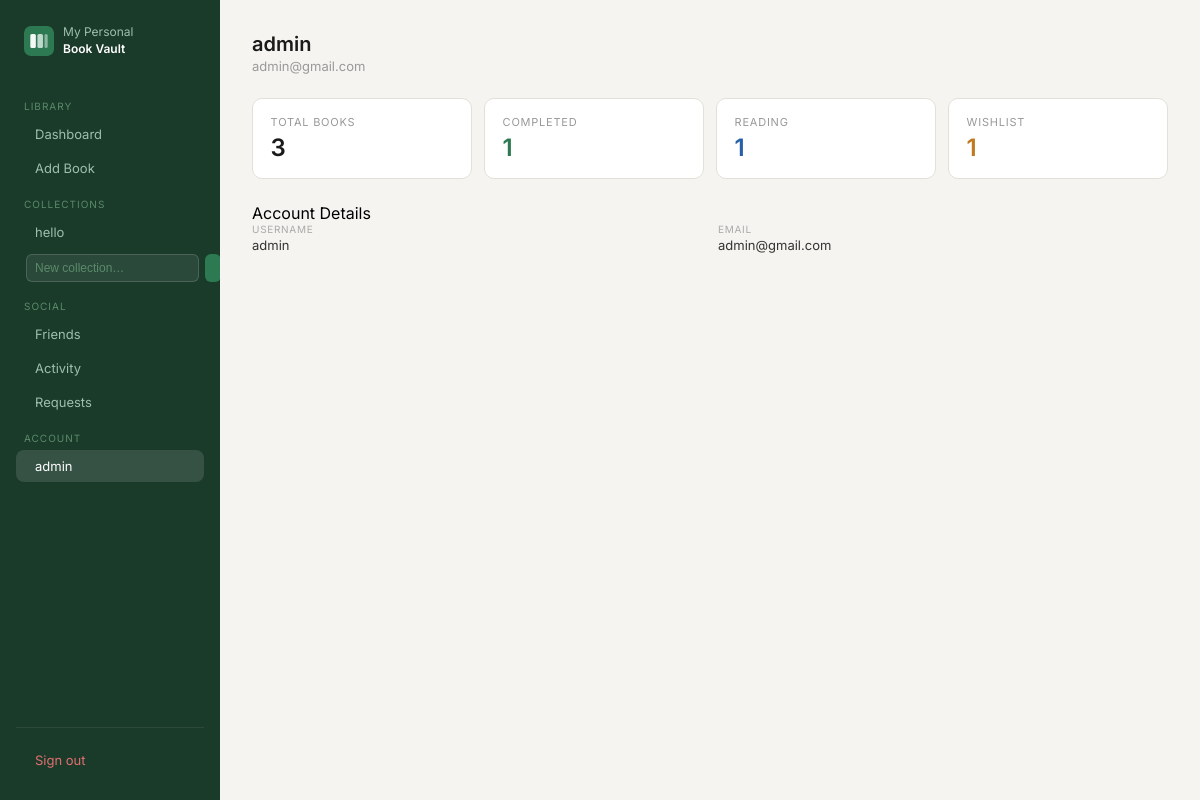
Page /book/profile (signed in) on the committed database.
### app/blueprints/collection/modules.py (models this page shows, shortened)
class Collection(db.Model):
    __tablename__="collection"
    cid=db.Column(db.Integer,primary_key=True)
    pid=db.Column(db.Integer,db.ForeignKey("credential.pid"),nullable=False)
    collection_name=db.Column(db.String(100),nullable=False)
    create_at=db.Column(db.DateTime,default=datetime.utcnow)
    user_books = db.relationship("Userbook", back_populates="collection")
    __table_args__=(db.UniqueConstraint("pid","collection_name",name="unique_collection"),)

### app/blueprints/auth/modules.py (models this page shows, shortened)
class Credential(db.Model,UserMixin):
    __tablename__='credential'
    pid=db.Column(db.Integer,primary_key=True)
    email=db.Column(db.String(255),nullable=False,unique=True)
    username=db.Column(db.String(100),nullable=False,unique=True)
    password=db.Column(db.String(100),nullable=False)
    history = db.relationship("History",  back_populates="user")
    user_books = db.relationship("Userbook", back_populates="user")

### app/blueprints/book/routes.py (the view)
@book.route('/profile')
@login_required
def profile():
    total     = Userbook.query.filter_by(pid=current_user.pid).count()
    completed = Userbook.query.filter_by(pid=current_user.pid, status="Completed").count()
    reading   = Userbook.query.filter_by(pid=current_user.pid, status="Reading").count()
    wishlist  = Userbook.query.filter_by(pid=current_user.pid, status="Wishlist").count()
    return render_template("book/profile.html",
                           total=total, completed=completed,
                           reading=reading, wishlist=wishlist)

### app/blueprints/book/templates/book/profile.html (shortened to what this page needs)
{% extends "book/base.html" %}
{% block content %}
<div class="page-header">
  <div>
    <h1 class="page-title">{{ current_user.username }}</h1>
    <p class="page-sub">{{ current_user.email }}</p>
  </div>
</div>
<div class="stats">
  <div class="stat-card">
    <p class="stat-label">Total Books</p>
    <p class="stat-val">{{ total }}</p>
  </div>
  <div class="stat-card">
    <p class="stat-label">Completed</p>
    <p class="stat-val green">{{ completed }}</p>
  </div>
  <div class="stat-card">
    <p class="stat-label">Reading</p>
    <p class="stat-val blue">{{ reading }}</p>
  </div>
  <div class="stat-card">
    <p class="stat-label">Wishlist</p>
    <p class="stat-val amber">{{ wishlist }}</p>
  </div>
</div>
<div class="form-wrap" style="margin-top:1.5rem;">
  <p class="form-title">Account Details</p>
  <div class="book-details-grid">
    <div class="book-detail-item">
      <span class="detail-label">Username</span>
      <span>{{ current_user.username }}</span>
    </div>
    <div class="book-detail-item">
      <span class="detail-label">Email</span>
      <span>{{ current_user.email }}</span>
    </div>
  </div>
</div>
{% endblock %}

### app/blueprints/book/templates/book/base.html (shortened to what this page needs)
<!DOCTYPE html>
<html lang="en">
<head>
  <link rel="stylesheet" type="text/css" href="/css/style.css">
  <link rel="stylesheet" href="https://cdn.jsdelivr.net/npm/@tabler/icons-webfont@latest/tabler-icons.min.css">
</head>
<body class="app-body">
  <div class="app-layout">
    <aside class="sidebar">
      <div class="sidebar-brand">
        <span class="sidebar-brand-name">My Personal<br><strong>Book Vault</strong></span>
      </div>
      <span class="nav-section">Library</span>
      <a href="{{ url_for('book.home') }}"
         class="nav-item {% if request.endpoint == 'book.home' %}active{% endif %}">
         Dashboard
      </a>
      <a href="{{ url_for('book.book_add') }}"
         class="nav-item {% if request.endpoint == 'book.book_add' %}active{% endif %}">
         Add Book
      </a>
      <span class="nav-section">Collections</span>
{% for col in collections %}
<a href="{{ url_for('collection.collection_detail', cid=col.cid) }}"
   class="nav-item {% if request.endpoint == 'collection.collection_detail' and request.view_args.get('cid')|int == col.cid %}active{% endif %}">
   {{ col.collection_name }}
</a>
{% else %}
<span class="nav-empty">No collections yet</span>
{% endfor %}
<form method="POST" action="{{ url_for('collection.create_collection') }}" style="padding: 4px 10px;">
  <div class="input-wrap" style="display:flex;gap:6px;">
    <input type="text" name="collection_name" placeholder="New collection…"
           class="nav-input" required>
    <button type="submit" class="nav-create-btn">
    </button>
  </div>
</form>
<span class="nav-section">Social</span>
<a href="{{ url_for('friends.friends_list') }}"
   class="nav-item {% if request.endpoint and request.endpoint.startswith('friends.') %}active{% endif %}">
   Friends
</a>
<a href="{{ url_for('friends.activity_feed') }}"
   class="nav-item {% if request.endpoint == 'friends.activity_feed' %}active{% endif %}">
   Activity
</a>
<a href="{{ url_for('friends.requests_page') }}"
   class="nav-item {% if request.endpoint == 'friends.requests_page' %}active{% endif %}">
   Requests
</a>
      <span class="nav-section">Account</span>
<a href="{{ url_for('book.profile') }}"
   class="nav-item {% if request.endpoint == 'book.profile' %}active{% endif %}">
  {{ current_user.username }}
</a>
      <div class="sidebar-footer">
        <a href="{{ url_for('book.logout') }}" class="nav-item nav-item-danger">
           Sign out
        </a>
      </div>
    </aside>
    <main class="main-content">
      {% block content %}{% endblock %}
    </main>
  </div>
</body>
</html>

### app/static/css/style.css (style rules this page uses)
*, *::before, *::after { box-sizing: border-box; margin: 0; padding: 0; }
body { font-family: 'Inter', system-ui, sans-serif; background: linear-gradient(135deg, #e8f5f0 0%, #f0f4f8 50%, #eaf0f8 100%); min-height: 100vh; -webkit-font-smoothing: antialiased; }
.input-wrap { position: relative; }
.page-header { display: flex; align-items: center; justify-content: space-between; margin-bottom: 1.5rem; }
.page-title { font-size: 20px; font-weight: 600; color: #1a1a1a; }
.page-sub { font-size: 13px; color: #999; margin-top: 2px; }
.stats { display: grid; grid-template-columns: repeat(4, 1fr); gap: 12px; margin-bottom: 1.25rem; }
.stat-card { background: #fff; border-radius: 10px; border: 0.5px solid #e2e0d8; padding: 1rem 1.1rem; }
.stat-label { font-size: 11px; color: #999; text-transform: uppercase; letter-spacing: 0.07em; margin-bottom: 4px; }
.stat-val { font-size: 24px; font-weight: 600; color: #1a1a1a; }
.stat-val.green { color: #2d7a52; }
.stat-val.amber { color: #c07a20; }
.stat-val.blue { color: #2860a8; }
.app-body { background: #f5f4f0; margin: 0; min-height: 100vh; }
.app-layout { display: flex; min-height: 100vh; }
.sidebar { width: 220px; flex-shrink: 0; background: #1a3a2a; padding: 1.5rem 1rem; display: flex; flex-direction: column; gap: 2px; position: fixed; top: 0; left: 0; height: 100vh; overflow-y: auto; }
.sidebar-brand { display: flex; align-items: center; gap: 9px; margin-bottom: 1.75rem; padding: 0 0.5rem; }
.sidebar-brand-name { font-size: 12px; font-weight: 400; color: #9dbfad; line-height: 1.4; }
.sidebar-brand-name strong { color: #fff; font-weight: 600; }
.nav-section { font-size: 10px; color: #5a8a6a; text-transform: uppercase; letter-spacing: 0.1em; padding: 0.75rem 0.5rem 0.25rem; }
.nav-item { display: flex; align-items: center; gap: 9px; padding: 8px 10px; border-radius: 8px; font-size: 13px; color: #9dbfad; text-decoration: none; transition: background 0.15s, color 0.15s; }
.nav-item.active { background: rgba(255,255,255,0.12); color: #fff; }
.nav-item-danger { color: #e07070; }
.sidebar-footer { margin-top: auto; border-top: 0.5px solid rgba(255,255,255,0.08); padding-top: 1rem; }
.main-content { margin-left: 220px; flex: 1; padding: 2rem; min-height: 100vh; }
.book-details-grid { display: grid; grid-template-columns: repeat(2, 1fr); gap: 8px 16px; margin-bottom: 0.75rem; }
.book-detail-item { display: flex; flex-direction: column; gap: 2px; }
.detail-label { font-size: 10px; color: #aaa; text-transform: uppercase; letter-spacing: 0.07em; }
.book-detail-item span:last-child { font-size: 13px; color: #333; }
.nav-input { flex: 1; background: rgba(255,255,255,0.08); border: 0.5px solid rgba(255,255,255,0.15); border-radius: 6px; padding: 6px 8px; font-size: 12px; color: #fff; outline: none; }
.nav-input::placeholder { color: #5a8a6a; }
.nav-create-btn { background: #2d7a52; border: none; border-radius: 6px; color: #fff; padding: 6px 8px; cursor: pointer; font-size: 13px; }

### rows in the picture
Collection: collection_name "hello"
Credential: username "admin", email "admin@gmail.com"

### other values in the picture
{{ total }} "3"
{{ completed }} "1"
{{ reading }} "1"
{{ wishlist }} "1"
